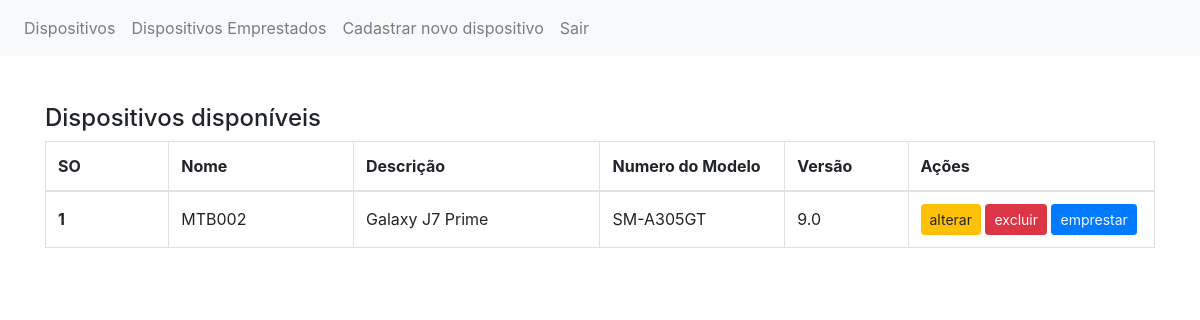
The page /dispositivos/ (signed in) on the database as committed earlier.
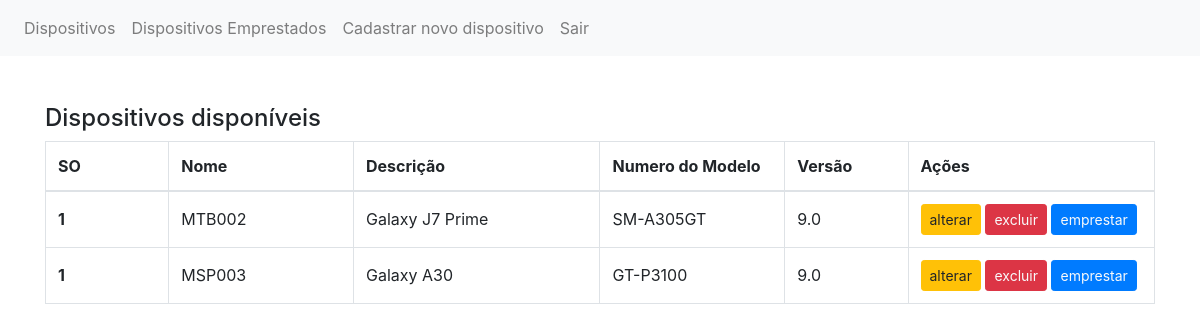
The same page on the database as committed later.
### dispositivosmercos/models.py (models this page shows)
class Dispositivos(models.Model):
    os = models.IntegerField(default=False, null=False)
    nome = models.CharField(max_length=30)
    descricao = models.CharField(max_length=30)
    numeromodelo = models.CharField(max_length=30, default='NULL')
    versao = models.CharField(max_length=10)
    disponivel = models.BooleanField(default=True)
    excluido = models.BooleanField(default=False)
    ultima_alteracao = models.DateTimeField(null=True)

### dispositivosmercos/views.py (the view)
# urls.py: path('dispositivos/', ListarDispositivos.as_view(), name='listar_dispositivos'),
class ListarDispositivos(LoginRequiredMixin, View):
    def get(self, request):
        usuario_logado_id = request.user.id
        colaborador_logado = Colaborador.objects.get(user_id=usuario_logado_id)
        dispositivos = busca_dispositivos_nao_excluidos()
        return render(request, 'listar_dispositivos.html', {'dispositivos': dispositivos, 'colaborador_logado': colaborador_logado})

### dispositivosmercos/gateway.py (called while the page is built)
def busca_dispositivos_nao_excluidos():
    return Dispositivos.objects.filter(excluido=False)

### templates/listar_dispositivos.html (shortened to what this page needs)
<!DOCTYPE html>
<html lang="en">
<head>
    <link rel="stylesheet" href="https://stackpath.bootstrapcdn.com/bootstrap/4.3.1/css/bootstrap.min.css">
</head>
<body>
<nav class="navbar navbar-expand-lg navbar-light bg-light">
  <div class="collapse navbar-collapse" id="navbarNavAltMarkup">
    <div class="navbar-nav">
      <a class="nav-item nav-link" href="{% url 'listar_dispositivos' %}">Dispositivos</a>
      <a class="nav-item nav-link" href="{% url 'listar_dispositivos_emprestados' %}">Dispositivos Emprestados</a>
          {% if colaborador_logado.admin %}
      <a class="nav-item nav-link" href="{% url 'cadastrar_dispositivo' %}">Cadastrar novo dispositivo</a>
        {% endif %}
      <a class="nav-item nav-link" href="{% url 'logout' %}">Sair</a>
    </div>
  </div>
</nav>
<br><br>
<div class="container">
<h4> Dispositivos disponíveis</h4>
    <table class="table table-bordered table-hover">
      <thead>
        <tr>
          <th width="10%" scope="col" class="align-middle">SO</th>
          <th width="15%" scope="col" class="align-middle">Nome</th>
          <th width="20%" scope="col" class="align-middle">Descrição</th>
          <th width="15%" scope="col" class="align-middle">Numero do Modelo</th>
          <th width="10%" scope="col" class="align-middle">Versão</th>
          <th width="20%" scope="col" class="align-middle">Ações</th>
        </tr>
      </thead>
      <tbody>
        {% for dispositivo in dispositivos %}
            {% if dispositivo.disponivel %}
            <tr>
              <th scope="row"  class="align-middle" >{{ dispositivo.os }}</th>
              <td  class="align-middle">{{ dispositivo.nome }}</td>
              <td  class="align-middle">{{ dispositivo.descricao }}</td>
              <td  class="align-middle">{{ dispositivo.numeromodelo }}</td>
              <td  class="align-middle">{{ dispositivo.versao }}</td>
            <td  class="align-middle">
                {% if colaborador_logado.admin %}
                <a class="btn btn-sm btn-warning" href="{% url 'alterar_dispositivo' dispositivo.id %}">alterar</a>
                <a class="btn btn-sm btn-danger text-light" data-toggle="modal" data-target="#excluir"> excluir </a>
                 {% endif %}
                <a class="btn btn-sm btn-primary text-light" data-toggle="modal" data-target="#emprestar"> emprestar </a>
            </td>
            </tr>
            {% endif %}
        {% endfor %}
      </tbody>
    </table>
<br><br>
</div>
</body>
</html>

Rows that differ between the two databases and show on the page:
added Dispositivos: os "1", nome "MSP003", descricao "Galaxy A30", numeromodelo "GT-P3100", versao "9.0"
